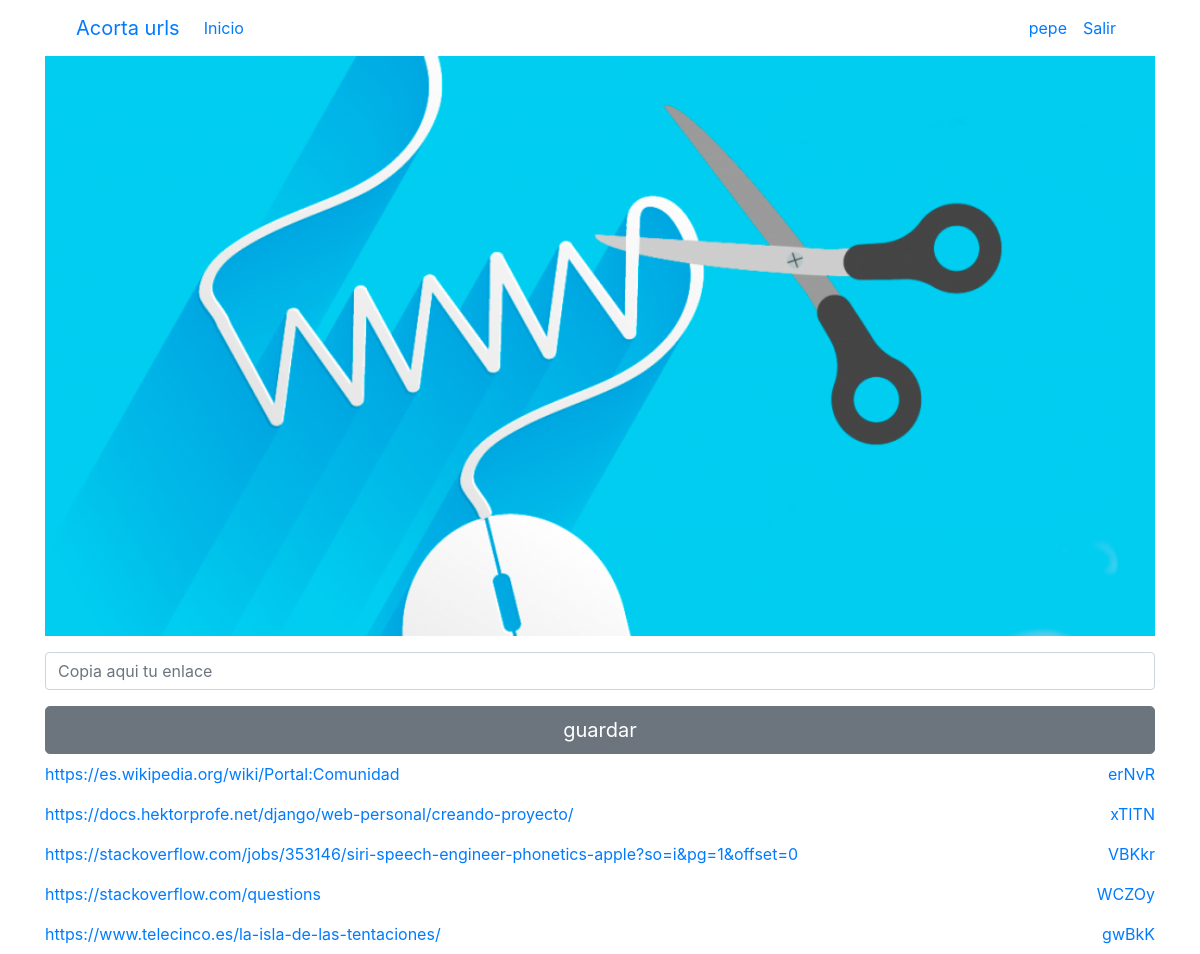
The app's page / (signed in), older data.
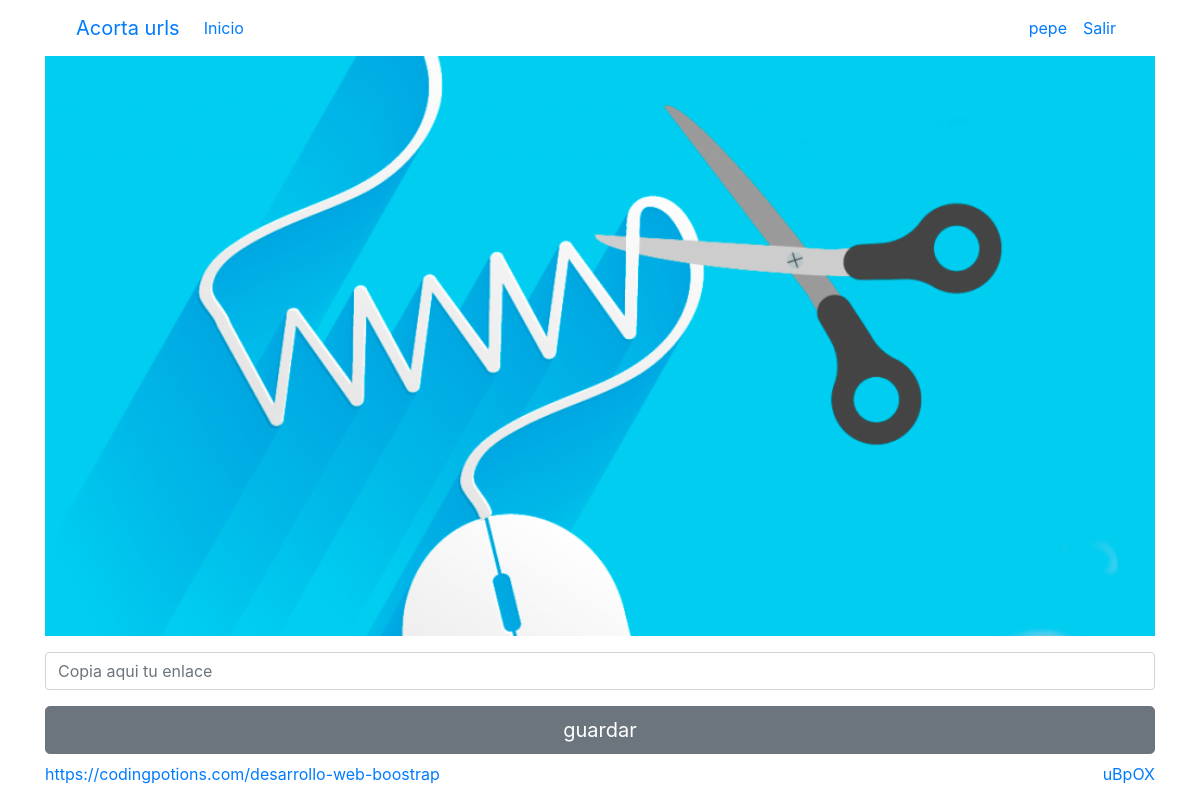
The same page, newer data.
### core/models.py (models this page shows, shortened)
class Link(models.Model):
    code = models.TextField(max_length=20, unique=True, verbose_name="codigo")
    url = models.URLField( help_text=False)
    usuario = models.ForeignKey(User, verbose_name="Usuario", on_delete=models.CASCADE)
    create = models.DateField(auto_now_add=True, verbose_name="Fecha de creacion")
    class Meta:
        verbose_name = "link"
        verbose_name_plural = "links"

### core/views.py (the view, shortened to what this page needs)
# urls.py: path('', views.Make, name="Make"),
def Make(request):
    form = UrlForm(request.POST)
    code = ""
    link = ""
    if request.user.is_authenticated:
        link = Link.objects.filter(usuario=request.user)
    return render(request, 'core/home.html', {'form':form, 'code':code, 'link':link })

### core/forms.py
class UrlForm(forms.ModelForm):
    class Meta:
        model = Link
        fields = ['url']
        widgets = {
            'url': forms.URLInput(attrs={'class':'form-control mt-3', 'placeholder':'Copia aqui tu enlace',})
            }
    def __init__(self, *args, **kwargs):
        super(UrlForm, self).__init__(*args, **kwargs)
        for key in self.fields:
            self.fields[key].required = False
        self.fields['url'].label = ""

### core/templates/core/home.html (shortened to what this page needs)
<!doctype html>
<html lang="en">
  <head>
    {% load static %}
    <link rel="stylesheet" href="{% static 'core/css/bootstrap.min.css' %}">
  </head>
  <body>
    <div class="container">
      <nav class="navbar navbar-expand-lg">
        <div class="container">
        <a class="navbar-brand" href="{% url 'Make' %}">Acorta urls</a>
        <div class="collapse navbar-collapse" id="ned">
          <ul class="navbar-nav mr-auto">
            <li class="nav-item">
              <a class="nav-link" href="{% url 'Make' %}">Inicio</a>
            </li>
          </ul>
          <ul class="navbar-nav">
            {% if not request.user.is_authenticated %}
            <li class="nav-item">
              <a class="nav-link" href="{% url 'login' %}">Acceder</a>
            </li>
            <li class="nav-item">
              <a class="nav-link" href="{% url 'signup' %}">Registrarse</a>
            </li>
            {% else %}
          <li class="nav-item">
            <a class="nav-link" href="{% url 'profile' %}">{{request.user}}</a>
          </li>
            <li class="nav-item">
              <a class="nav-link" href="{% url 'logout' %}">Salir</a>
          </li>
            {% endif %}
          </ul>
        </div>
      </div>
      </nav>
      <img src="{% static 'core/img/corta_url.png' %}" class="img-fluid" width="100%" height="100%" alt="Responsive image">
        <form method="post"> {% csrf_token %}
          {{form.as_p}}
          <button type="submit" class="btn btn-secondary btn-lg btn-block">guardar</button>
        </form>
      {% for field in link%}
       <ul class="navbar-nav">
        <ul class="nav justify-content-center">
          <li class="nav-item">
            <a class="nav-link" href="{{field.url}}" target="_blank">{{field.url}}</a>
          </li>
          <li class="nav-item">
            <a class="nav-link" href="{{field.code}}" target="_blank">{{field.code}}</a>
          </li>
        </ul>
      </ul>
      {% endfor %}
      </div>
  </body>
</html>

Row changes from the older to the newer data that the page shows:
removed Link: url "https://es.wikipedia.org/wiki/Portal:Comunidad", code "erNvR"
removed Link: url "https://docs.hektorprofe.net/django/web-personal/creando-proyecto/", code "xTITN"
removed Link: url "https://stackoverflow.com/jobs/353146/siri-speech-engineer-phonetics-apple?so=i&pg=1&offset=0", code "VBKkr"
removed Link: url "https://stackoverflow.com/questions", code "WCZOy"
removed Link: url "https://www.telecinco.es/la-isla-de-las-tentaciones/", code "gwBkK"
added Link: url "https://codingpotions.com/desarrollo-web-boostrap", code "uBpOX"
